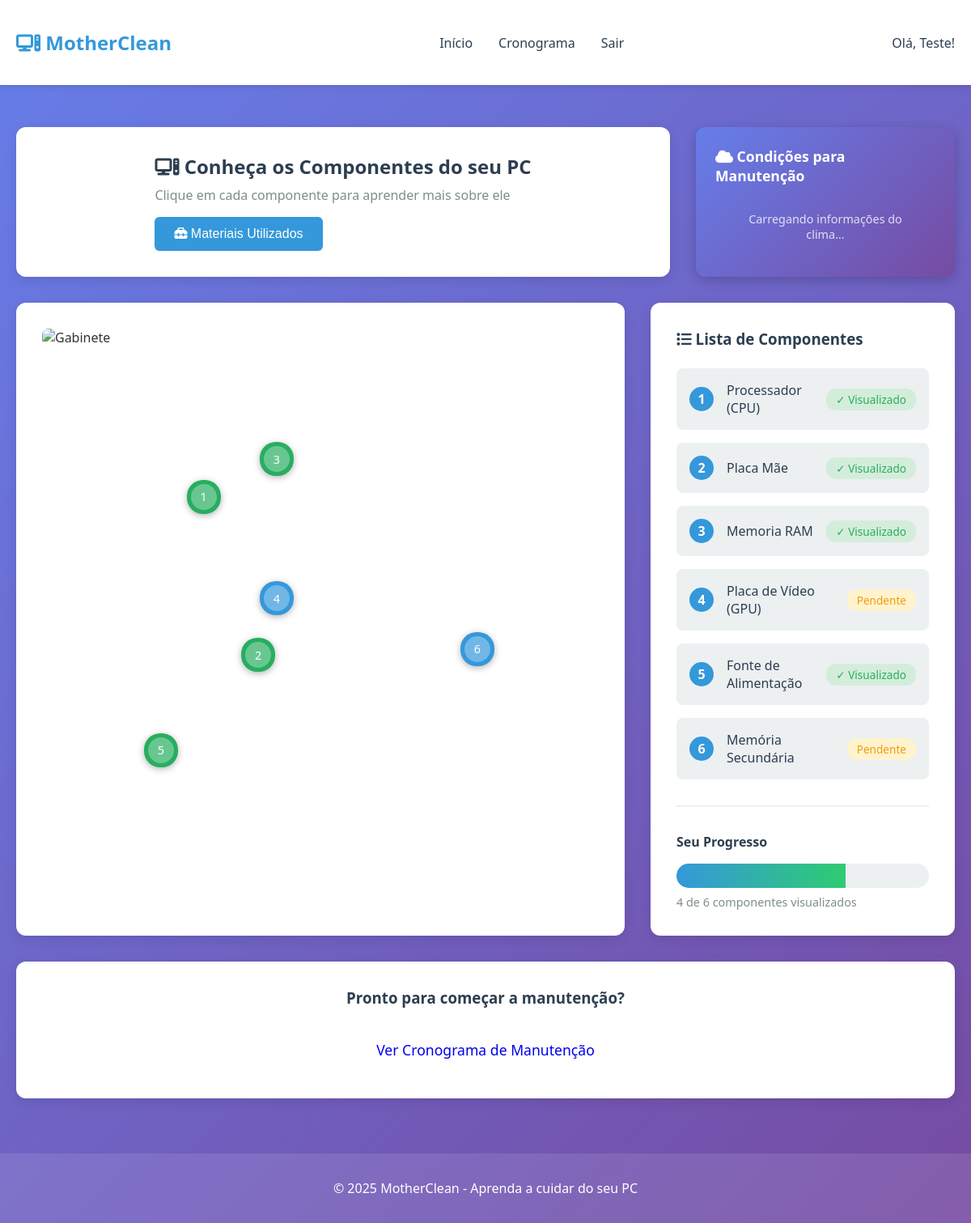
/ (signed in), run on an earlier commit of the app's database.
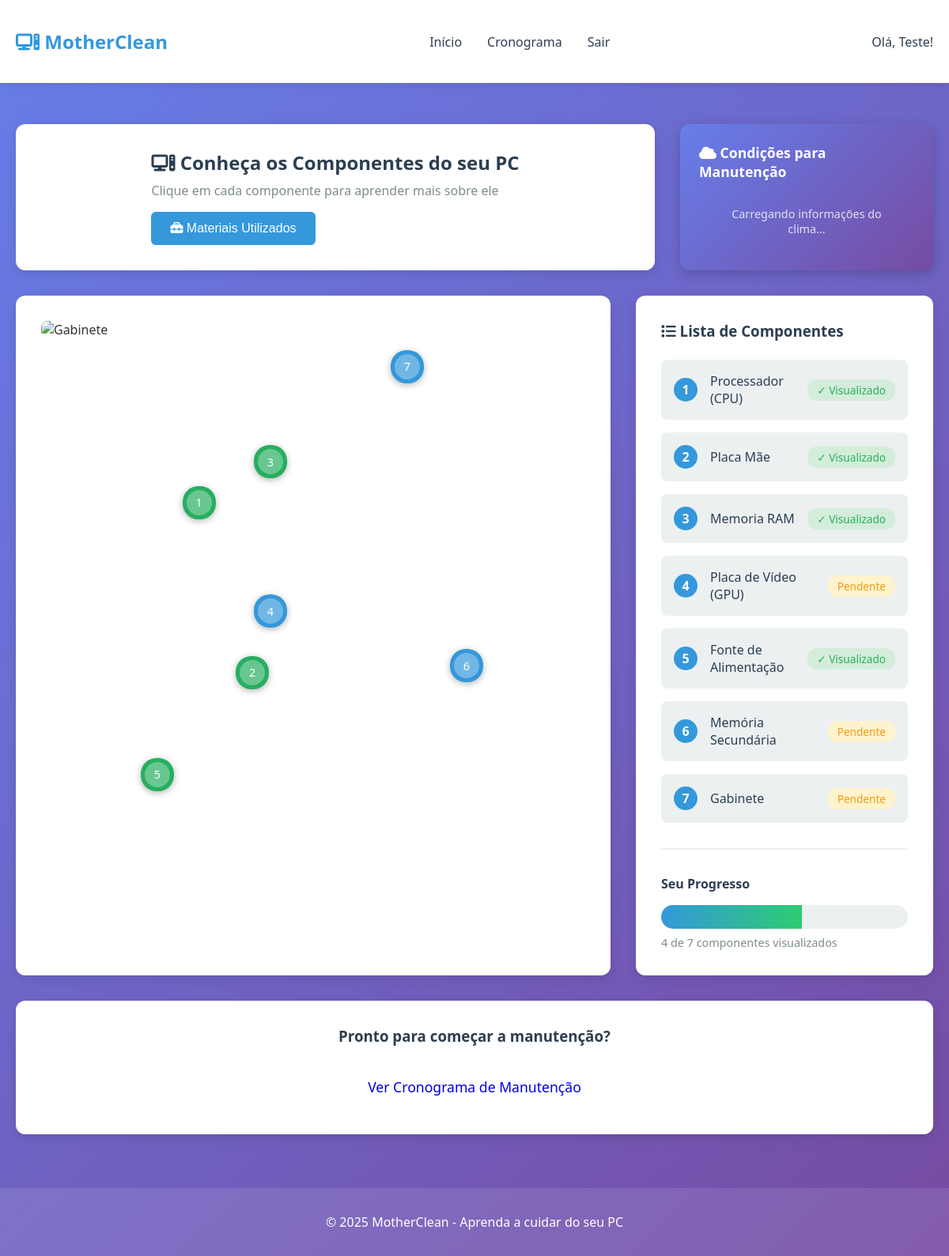
And on a later commit of the database.
### core/models.py (models this page shows, shortened)
class Componente(models.Model):
    nome = models.CharField(max_length=100)
    descricao = models.TextField()
    instrucoes_limpeza = models.TextField(help_text="Como limpar este componente")
    imagem_url = models.CharField(max_length=500, blank=True)
    video_youtube = models.CharField(max_length=500, blank=True, help_text="Link do vídeo do YouTube")
    ordem_exibicao = models.IntegerField(default=0, help_text="Ordem de exibição no gabinete")
    ativo = models.BooleanField(default=True)
    class Meta:
        verbose_name = 'Componente'
        verbose_name_plural = 'Componentes'
        ordering = ['ordem_exibicao']

### core/views.py (the view)
# urls.py: path('', views.home_view, name='home'),
@login_required
def home_view(request):
    componentes = Componente.objects.filter(ativo=True)
    componentes_visualizados = ProgressoUsuario.objects.filter(
        usuario=request.user
    ).values_list('componente_id', flat=True)
    context = {
        'componentes': componentes,
        'componentes_visualizados': list(componentes_visualizados),
    }
    return render(request, 'home.html', context)

### core/templates/home.html (shortened to what this page needs)
{% extends 'base.html' %}
{% block content %}
{% load static %}
<div class="container">
    <div class="dashboard-intro">
        <div class="page-header">
            <div class="header-content">
                <h2><i class="fa-solid fa-computer"></i> Conheça os Componentes do seu PC</h2>
                <p>Clique em cada componente para aprender mais sobre ele</p>
                <button type="button" class="btn btn-primary btn-materiais" data-video-open>
                    <i class="fa-solid fa-toolbox" aria-hidden="true"></i> Materiais Utilizados
                </button>
            </div>
        </div>
        <div class="clima-widget" id="clima-widget">
            <h3><i class="fa-solid fa-cloud"></i> Condições para Manutenção</h3>
            <div id="clima-loading">Carregando informações do clima...</div>
        </div>
    </div>
    <div class="gabinete-container">
        <div class="gabinete-image">
            <img src="{% static 'images/gabinete.png' %}" alt="Gabinete">
            <div class="componentes-hotspots">
                {% for componente in componentes %}
                <a href="{% url 'componente_detalhe' componente.id %}"
                   class="hotspot hotspot-{{ componente.id }} {% if componente.id in componentes_visualizados %}visualizado{% endif %}"
                   title="{{ componente.nome }}">
                    <span class="hotspot-numero">{{ forloop.counter }}</span>
                </a>
                {% endfor %}
            </div>
        </div>
        <div class="componentes-lista">
            <h3><i class="fa-solid fa-list"></i> Lista de Componentes</h3>
            <ul>
                {% for componente in componentes %}
                <li>
                    <a href="{% url 'componente_detalhe' componente.id %}">
                        <span class="componente-numero">{{ forloop.counter }}</span>
                        <span class="componente-nome">{{ componente.nome }}</span>
                        {% if componente.id in componentes_visualizados %}
                        <span class="badge badge-success">✓ Visualizado</span>
                        {% else %}
                        <span class="badge badge-pending">Pendente</span>
                        {% endif %}
                    </a>
                </li>
                {% empty %}
                <li class="empty-state">Nenhum componente cadastrado ainda.</li>
                {% endfor %}
            </ul>
            <div class="progress-info">
                <h4>Seu Progresso</h4>
                <div class="progress-bar">
                    <div class="progress-fill" style="width: {% widthratio componentes_visualizados|length componentes|length 100 %}%"></div>
                </div>
                <p>{{ componentes_visualizados|length }} de {{ componentes|length }} componentes visualizados</p>
            </div>
        </div>
    </div>
    <div class="action-section">
        <h3>Pronto para começar a manutenção?</h3>
        <a href="{% url 'cronograma' %}" class="btn btn-large">Ver Cronograma de Manutenção</a>
    </div>
</div>
{% endblock %}

What changed in the data, as far as the page shows it:
added Componente: nome "Gabinete", shows "Pendente"
Also different on the page:
{{ componentes|length }}: "6" → "7"
